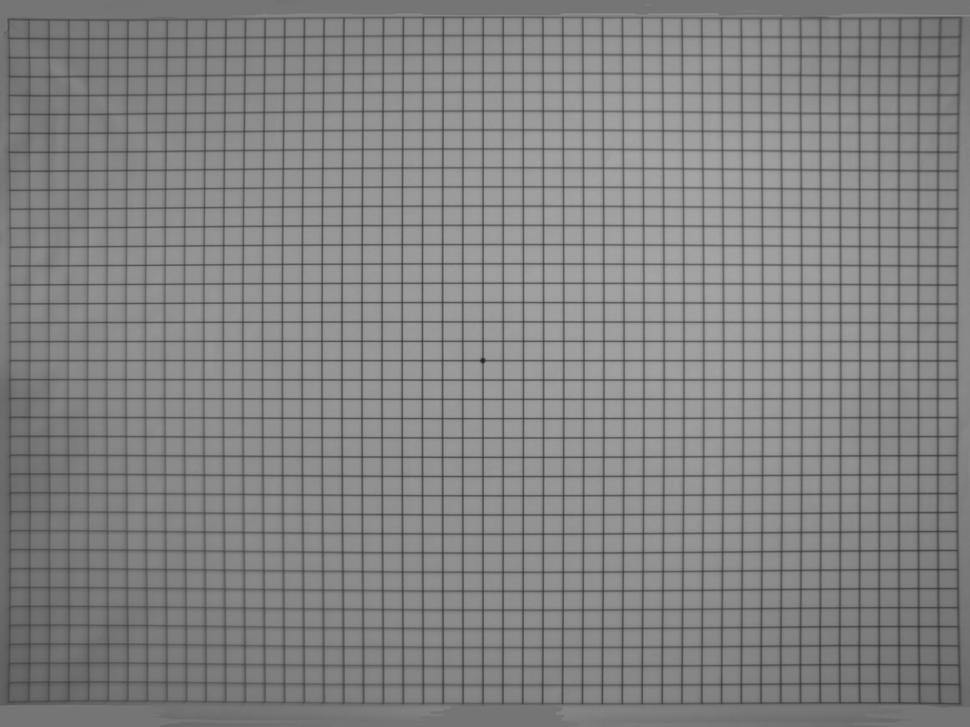
#> input picture Exact_dot_001/hyttest2.png, 970 x 727 px, shrunk from 2592 x 1944 before the run
$ jupyter execute Harris_Corner_Algorithm.ipynb
#> lines starting #> are read from the running program, lines starting #| are printed output that depends on the picture; after the words box and inside, x2 and y2 are one past the last pixel; in counts of white or black regions, pixels touching at a corner belong together
[cell 1]
import numpy as np
import cv2
import pandas as pd
import os
import sys
import matplotlib.pyplot as plt

[cell 2]
filename = "hyttest2.png"
img = cv2.imread(filename)
#> img is the input picture: shape (727, 970, 3); min 33, max 167, mean 130.2
gray = cv2.cvtColor(img , cv2.COLOR_BGR2GRAY)

[cell 3]
plt.subplot(1,2,1)
plt.title("Original image")
plt.imshow(img)
plt.subplot(1,2,2)
plt.title("gray scaled image")
plt.imshow(gray)
plt.show()
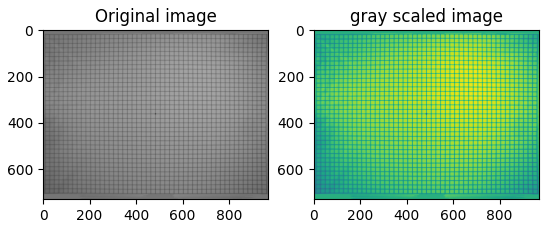
#> figure drawn by matplotlib, 2 panels
print(f"gray scaled image matrix: \n {gray}")
#> (printed output is left out)

[cell 4]
gray = np.float32(gray)
print(gray)
#> (printed output is left out)
dst =  cv2.cornerHarris(gray , 2,3,0.04)
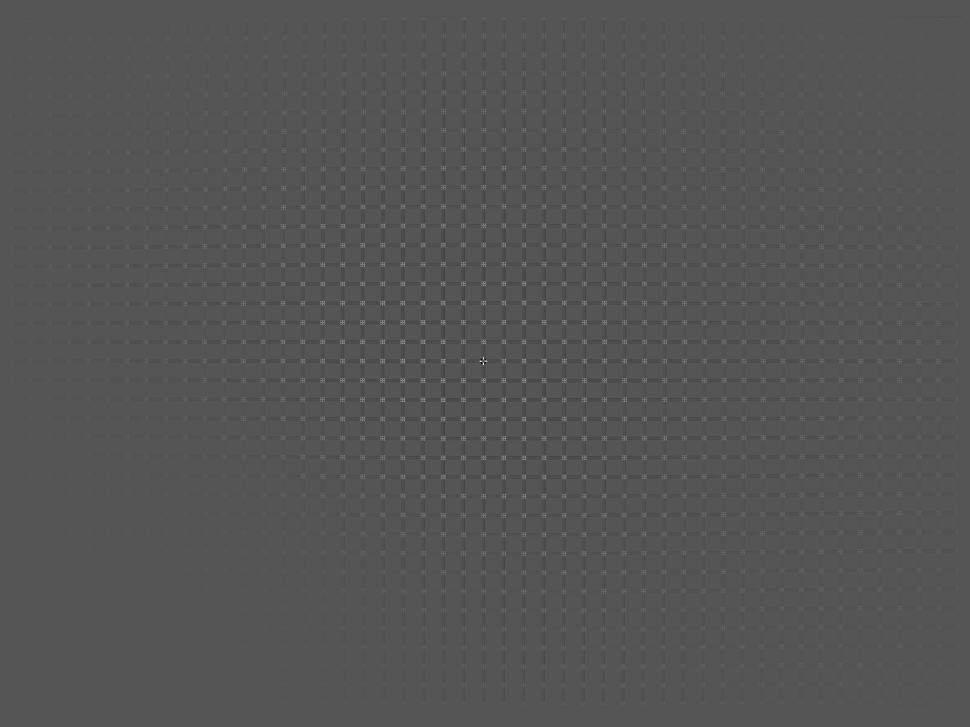
#> dst: shape (727, 970) float32; min -1420686.6, max 2797033.5, mean -9636.3; drawn with min black and max white

[cell 5]
#result is dilated for marking the corners, not important
dst = cv2.dilate(dst,None)
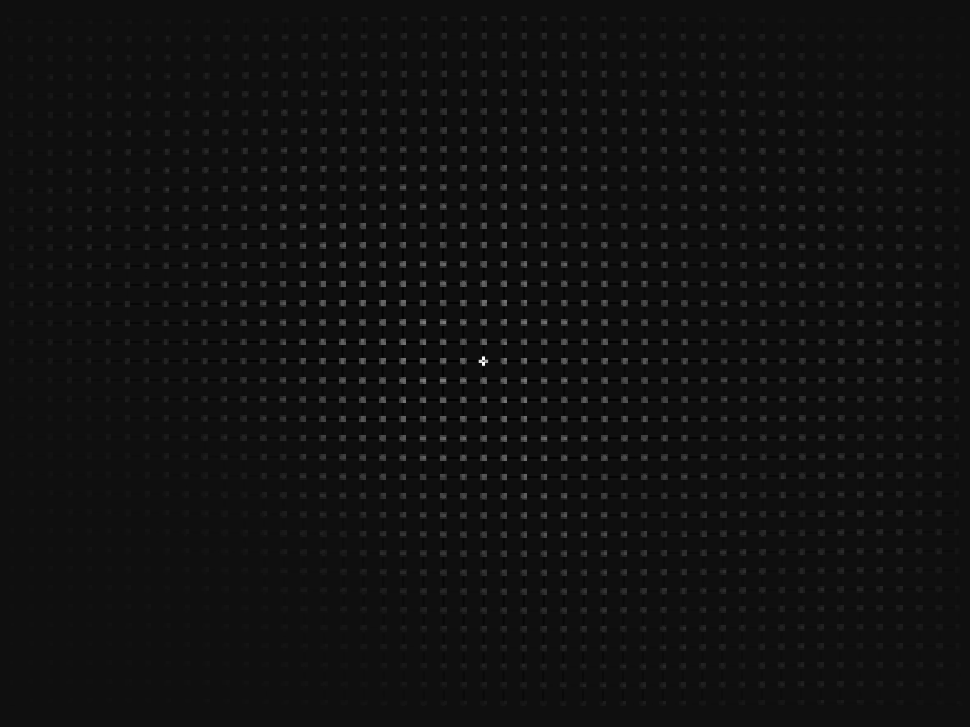
#> dst: shape (727, 970) float32; min -180201, max 2797033.5, mean 23617.1; drawn with min black and max white

[cell 6]
# Threshold for an optimal value, it may vary depending on the image.
img[dst>0.2*dst.max()]=[0,0,250]
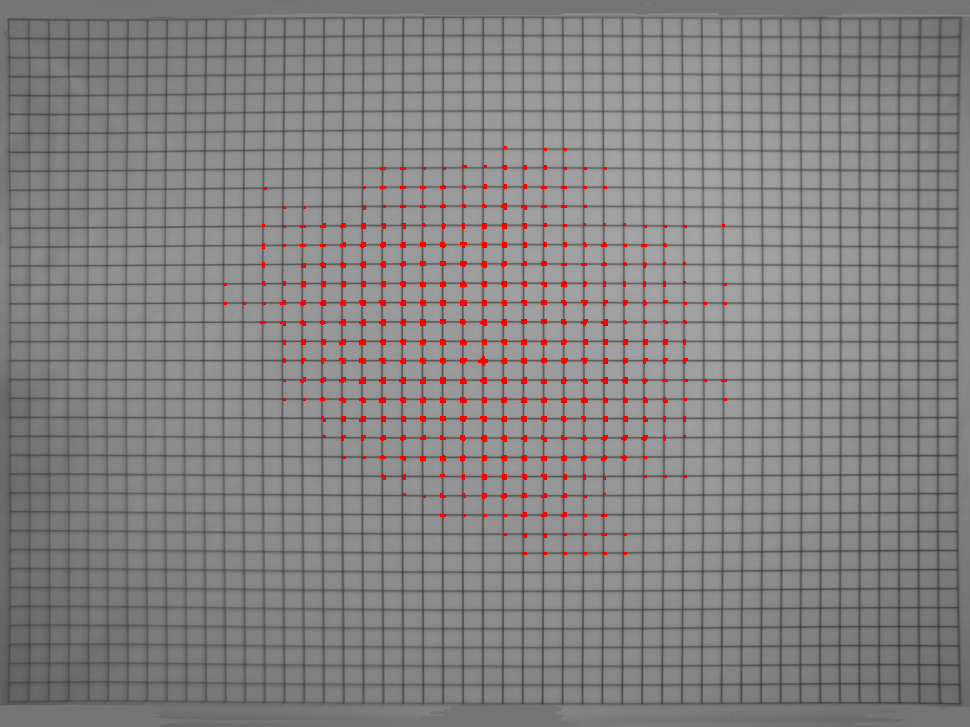
#> img: shape (727, 970, 3); 1.24% of pixels changed, all inside (x1, y1, x2, y2) = (224, 146, 727, 555)

[cell 7]
cv2.imshow('dst',img)
if cv2.waitKey(0) & 0xff == 27:
#> (key Esc is pressed here)
